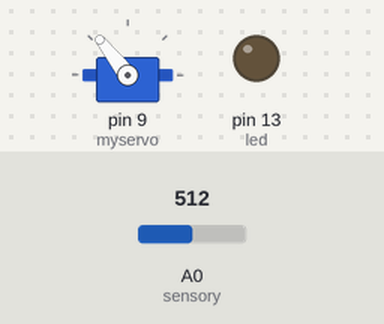
Recording of a sketch running on a simulated Arduino Uno, built with avr-gcc and run on an emulated ATmega328P. Parts: servo, output pins drawn as LEDs (lit = HIGH). The test bench sets the inputs (shaded band); at power-on: A0 (sensory) = 512.

Above: at 2.0 s.
2.1 s: A0 (sensory) set to 673
At 2.75 s:
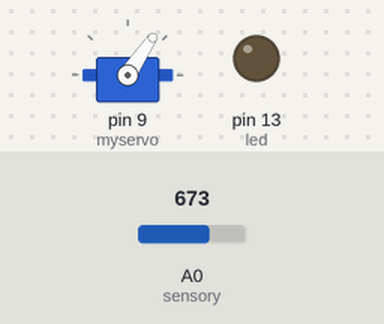
5.6 s: A0 (sensory) set to 696
At 7.0 s:
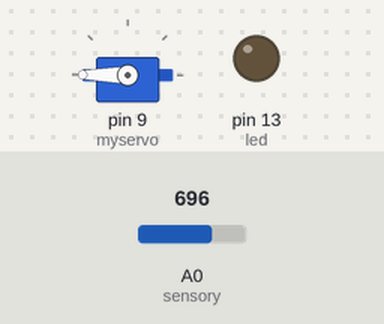
7.3 s: A0 (sensory) set to 306
At 8.4 s:
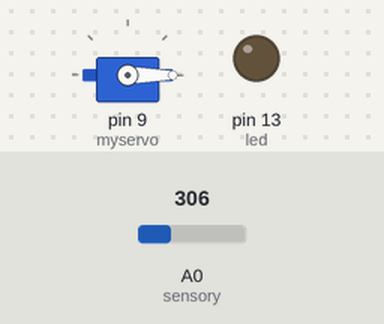
Timing chart, 0 to 10.3 s (numbered marks = the images above; inputs shaded):
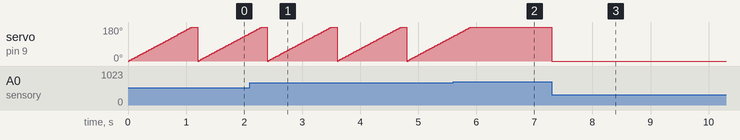

Measured:
- the behaviour switches between 682 and 683 on A0 (sensory) (found by bisection; images 1 and 2)
- after the input at 5.6 s, servo on pin 9 (myservo): goes on until 5.9 s, then stays 180°
- after the input at 7.3 s, servo on pin 9 (myservo): 180° → 0° at once
- by itself, servo on pin 9 (myservo): ramps from 0° to 180° and jumps back, once every 1.2 s

The sketch:

mini_project.ino
```cpp
#include <Servo.h>
Servo myservo;
int pos=0;
const int senmin =0;
const int senmax=1024;
int led=13;
int sensory =A0;
int i;

void setup()
{
  pinMode(led,OUTPUT);
  myservo.attach(9);
}
void loop()
{
  int sensor=analogRead(sensory);
  int range =map(sensor,senmin,senmax,0,3);
  switch(range)
  {
    case 0:
    myservo.write(0);
    break;
    case 1:
    for(pos=0;pos<=180;pos+=1)
    {
      myservo.write(pos);
      delay(6);
      }
    digitalWrite(led,LOW);
  }
  delay(100);
  }
```
